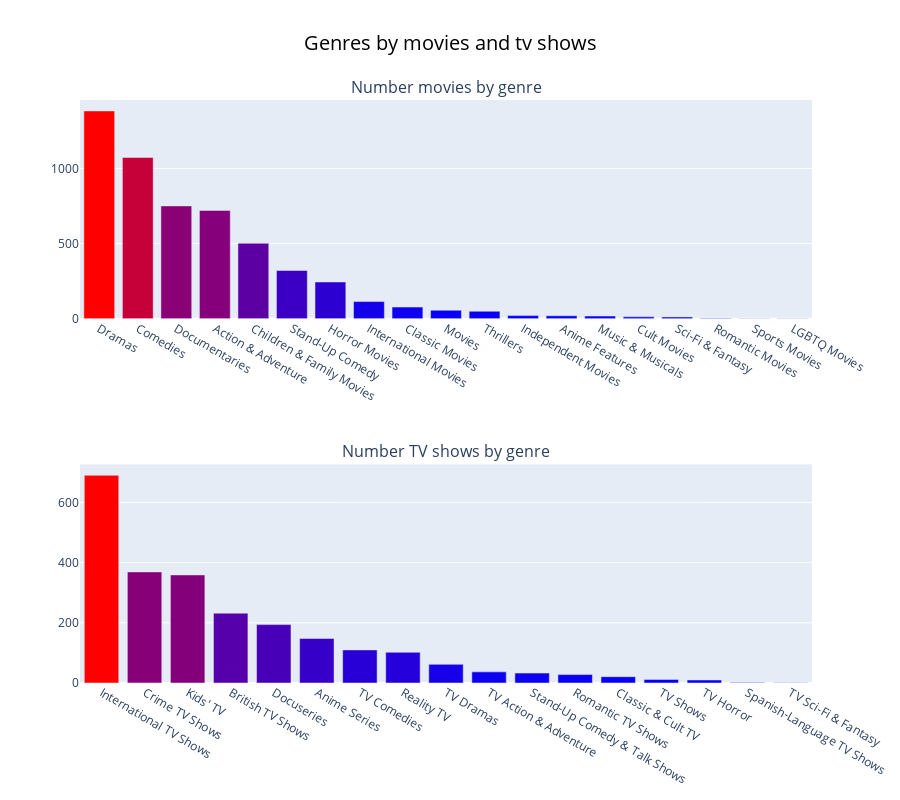

The notebook cell saved with this chart:
### Code cell
A = df[df['type']=='Movie']['genre'].value_counts()
A = A.reset_index()
A.columns=['Genre','Count']
B = df[df['type']=='TV Show']['genre'].value_counts()
B = B.reset_index()
B.columns=['Genre','Count']

fig = make_subplots(rows=2,cols=1,subplot_titles=('Number movies by genre', 'Number TV shows by genre'))

fig.add_trace(go.Bar(x=A['Genre'],y=A['Count'],marker=dict(color=A['Count'],colorscale='bluered')),row=1,col=1)

fig.add_trace(go.Bar(x=B['Genre'],y=B['Count'],marker=dict(color=B['Count'],colorscale='bluered')),row=2,col=1)

fig.update_yaxes(mirror=True)
fig.update_layout(title=dict(text='Genres by movies and tv shows',x=0.5,font=dict(size=20, color='black')),height=800,
showlegend=False)
fig.show()

### Figure 1 — Plotly figure (JSON) as saved in the notebook; plotly's stock layout.template omitted (floating-point values rounded to 4 significant figures)
{"data": [{"marker": {"color": [1384, 1074, 751, 721, 502, 321, 244, 114, 77, 56, 49, 20, 19, 17, 12, 11, 3, 1, 1], "colorscale": [[0, "rgb(0,0,255)"], [1, "rgb(255,0,0)"]]}, "type": "bar", "x": ["Dramas", "Comedies", "Documentaries", "Action & Adventure", "Children & Family Movies", "Stand-Up Comedy", "Horror Movies", "International Movies", "Classic Movies", "Movies", "Thrillers", "Independent Movies", "Anime Features", "Music & Musicals", "Cult Movies", "Sci-Fi & Fantasy", "Romantic Movies", "Sports Movies", "LGBTQ Movies"], "xaxis": "x", "y": [1384, 1074, 751, 721, 502, 321, 244, 114, 77, 56, 49, 20, 19, 17, 12, 11, 3, 1, 1], "yaxis": "y"}, {"marker": {"color": [690, 369, 359, 232, 194, 148, 110, 102, 62, 37, 33, 28, 21, 12, 10, 2, 1], "colorscale": [[0, "rgb(0,0,255)"], [1, "rgb(255,0,0)"]]}, "type": "bar", "x": ["International TV Shows", "Crime TV Shows", "Kids' TV", "British TV Shows", "Docuseries", "Anime Series", "TV Comedies", "Reality TV", "TV Dramas", "TV Action & Adventure", "Stand-Up Comedy & Talk Shows", "Romantic TV Shows", "Classic & Cult TV", "TV Shows", "TV Horror", "Spanish-Language TV Shows", "TV Sci-Fi & Fantasy"], "xaxis": "x2", "y": [690, 369, 359, 232, 194, 148, 110, 102, 62, 37, 33, 28, 21, 12, 10, 2, 1], "yaxis": "y2"}], "layout": {"annotations": [{"font": {"size": 16}, "showarrow": false, "text": "Number movies by genre", "x": 0.5, "xanchor": "center", "xref": "paper", "y": 1, "yanchor": "bottom", "yref": "paper"}, {"font": {"size": 16}, "showarrow": false, "text": "Number TV shows by genre", "x": 0.5, "xanchor": "center", "xref": "paper", "y": 0.375, "yanchor": "bottom", "yref": "paper"}], "height": 800, "showlegend": false, "title": {"font": {"color": "black", "size": 20}, "text": "Genres by movies and tv shows", "x": 0.5}, "xaxis": {"anchor": "y", "domain": [0, 1]}, "xaxis2": {"anchor": "y2", "domain": [0, 1]}, "yaxis": {"anchor": "x", "domain": [0.625, 1], "mirror": true}, "yaxis2": {"anchor": "x2", "domain": [0, 0.375], "mirror": true}}}
